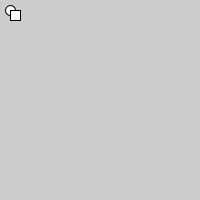
Frame 1 (no input)
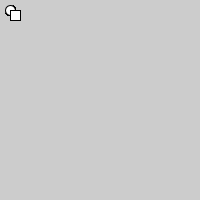
Frame 60 (the mouse pressed at the canvas centre just before this capture)
Frame 120 (the mouse held since frame 60 and released just before this capture): identical to frame 60, image omitted

The Processing sketch that drew these frames (run headless with seeded random() and noise(); from frame 60 on, the mouse is pressed at the canvas centre):

// Processing sketch: showing_both_with_and
// ── showing_both_with_and.pde
boolean show_circle;
boolean show_square;

void setup() {
  size(200,200);
  show_square = true;
  show_circle = true;
}

void draw() {
  if (show_circle) {
     ellipse(10,10,10,10); 
  }
  if (show_square) {
    rect(10,10,10,10);
  }
  if (show_circle && show_square) {
     println("I'm showing both!"); 
  }
}
